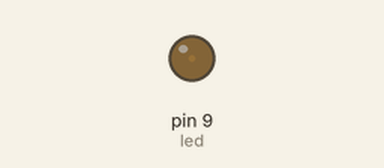
This sketch was run on a simulated Arduino Uno, built with avr-gcc and run on an emulated ATmega328P. On the bench: output pins drawn as LEDs (lit = HIGH).

Above: at 0.05 s.
At 0.95 s:
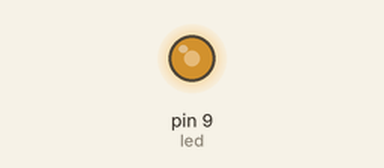
At 1.4 s:
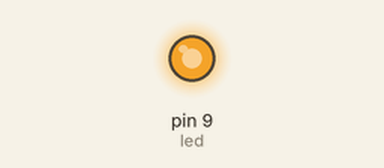
At 2.75 s:
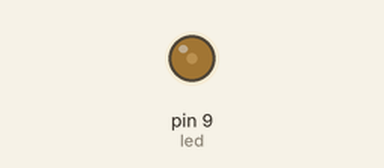
Timing chart, 0 to 7.0 s (numbered marks = the images above):
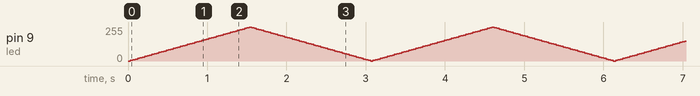

The sketch:

analog_out.ino
```cpp
int led = 9;           // the pin that the LED is attached to
int brightness = 0;    // how bright the LED is
int fadeAmount = 5;    // how many points to fade the LED by

// the setup routine runs once when you press reset:
void setup()  {
  // declare pin 9 to be an output:
  pinMode(led, OUTPUT);
}

// the loop routine runs over and over again forever:
void loop()  {
  // set the brightness of pin 9:
  analogWrite(led, brightness);

  // change the brightness for next time through the loop:
  brightness = brightness + fadeAmount;

  // reverse the direction of the fading at the ends of the fade:
  if (brightness == 0 || brightness == 255) {
    fadeAmount = -fadeAmount ;
  }
  // wait for 30 milliseconds to see the dimming effect
  delay(30);
}
```
